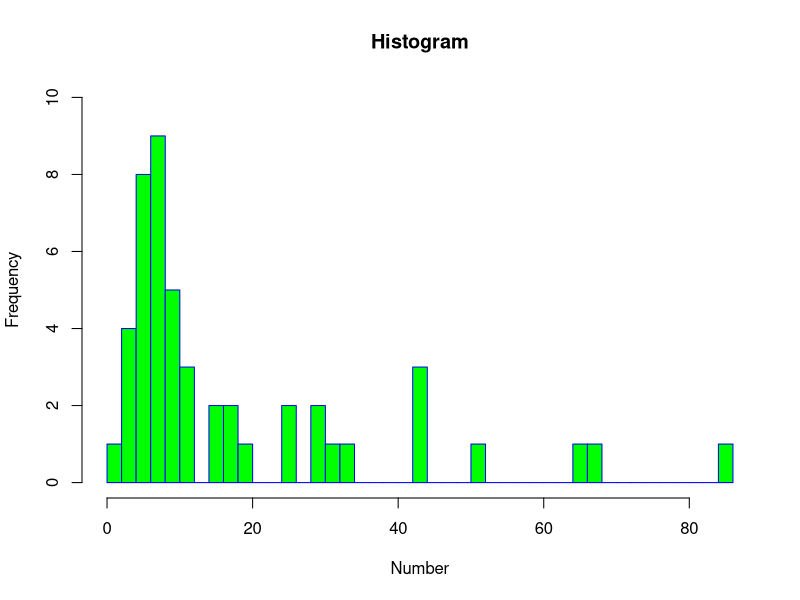

The R source for this figure:
# set the file address: 
#setwd("/Users//Documents/...") 

mydata <- read.csv("a.csv", header=TRUE, sep=",")

# putting the number of words per utterance into a list for Speaker1 and Speaker2
Speaker1Counts <- subset(mydata, Speaker==1)$Counts
Speaker2Counts <- subset(mydata, Speaker==2)$Counts


# Median value for Speaker1 and Speaker2
print(median(Speaker1Counts))
print(median(Speaker2Counts))

# Mode value for Speaker1 and Speaker2
mode <- print(names(sort(-table(Speaker1Counts)))[1])
print(mode)

# Standart deviation for Speaker1 and Speaker2
print(sd(Speaker1Counts))
print(sd(Speaker2Counts))

# Histogram. Still working on it

hist(Speaker1Counts, 
     main="Histogram", 
     xlab="Number", 
     ylab="Frequency", 
     border="blue", 
     col="green",
     ylim = c(0, 10.0),
     breaks=length(Speaker1Counts))

